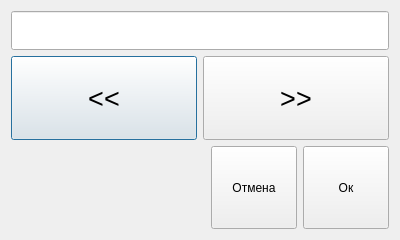
<?xml version="1.0" encoding="UTF-8"?>
<ui version="4.0">
 <class>DempfDialog</class>
 <widget class="QDialog" name="DempfDialog">
  <property name="geometry">
   <rect>
    <x>0</x>
    <y>0</y>
    <width>400</width>
    <height>240</height>
   </rect>
  </property>
  <property name="sizePolicy">
   <sizepolicy hsizetype="Fixed" vsizetype="Fixed">
    <horstretch>0</horstretch>
    <verstretch>0</verstretch>
   </sizepolicy>
  </property>
  <property name="minimumSize">
   <size>
    <width>400</width>
    <height>240</height>
   </size>
  </property>
  <property name="maximumSize">
   <size>
    <width>400</width>
    <height>240</height>
   </size>
  </property>
  <property name="windowTitle">
   <string>Демпфирование</string>
  </property>
  <layout class="QGridLayout" name="gridLayout_4">
   <item row="0" column="0">
    <widget class="QLineEdit" name="lineEdit">
     <property name="font">
      <font>
       <pointsize>20</pointsize>
      </font>
     </property>
    </widget>
   </item>
   <item row="1" column="0">
    <layout class="QGridLayout" name="gridLayout_3">
     <item row="0" column="0">
      <layout class="QGridLayout" name="gridLayout">
       <item row="0" column="0">
        <widget class="QPushButton" name="demp1">
         <property name="sizePolicy">
          <sizepolicy hsizetype="Expanding" vsizetype="Expanding">
           <horstretch>100</horstretch>
           <verstretch>100</verstretch>
          </sizepolicy>
         </property>
         <property name="minimumSize">
          <size>
           <width>0</width>
           <height>50</height>
          </size>
         </property>
         <property name="font">
          <font>
           <pointsize>20</pointsize>
          </font>
         </property>
         <property name="text">
          <string>&lt;&lt;</string>
         </property>
        </widget>
       </item>
       <item row="0" column="1">
        <widget class="QPushButton" name="dempf2">
         <property name="sizePolicy">
          <sizepolicy hsizetype="Expanding" vsizetype="Expanding">
           <horstretch>100</horstretch>
           <verstretch>100</verstretch>
          </sizepolicy>
         </property>
         <property name="minimumSize">
          <size>
           <width>0</width>
           <height>50</height>
          </size>
         </property>
         <property name="font">
          <font>
           <pointsize>20</pointsize>
          </font>
         </property>
         <property name="text">
          <string>&gt;&gt;</string>
         </property>
        </widget>
       </item>
      </layout>
     </item>
     <item row="1" column="0">
      <layout class="QGridLayout" name="gridLayout_2">
       <item row="0" column="0">
        <spacer name="horizontalSpacer">
         <property name="orientation">
          <enum>Qt::Horizontal</enum>
         </property>
         <property name="sizeType">
          <enum>QSizePolicy::Preferred</enum>
         </property>
         <property name="sizeHint" stdset="0">
          <size>
           <width>200</width>
           <height>20</height>
          </size>
         </property>
        </spacer>
       </item>
       <item row="0" column="1">
        <widget class="QPushButton" name="pushButton_4">
         <property name="sizePolicy">
          <sizepolicy hsizetype="Expanding" vsizetype="Expanding">
           <horstretch>100</horstretch>
           <verstretch>100</verstretch>
          </sizepolicy>
         </property>
         <property name="minimumSize">
          <size>
           <width>0</width>
           <height>50</height>
          </size>
         </property>
         <property name="text">
          <string>Отмена</string>
         </property>
        </widget>
       </item>
       <item row="0" column="2">
        <widget class="QPushButton" name="pushButton_3">
         <property name="sizePolicy">
          <sizepolicy hsizetype="Expanding" vsizetype="Expanding">
           <horstretch>100</horstretch>
           <verstretch>100</verstretch>
          </sizepolicy>
         </property>
         <property name="minimumSize">
          <size>
           <width>0</width>
           <height>50</height>
          </size>
         </property>
         <property name="text">
          <string>Ок</string>
         </property>
        </widget>
       </item>
      </layout>
     </item>
    </layout>
   </item>
  </layout>
  <zorder>dempf2</zorder>
  <zorder>demp1</zorder>
  <zorder>pushButton_3</zorder>
  <zorder>pushButton_4</zorder>
  <zorder>dempf2</zorder>
  <zorder>lineEdit</zorder>
 </widget>
 <resources/>
 <connections/>
</ui>
